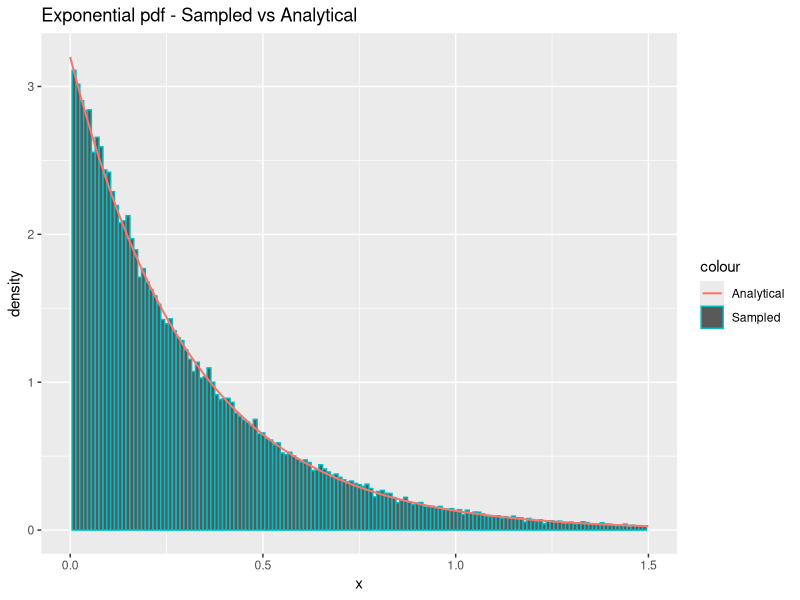
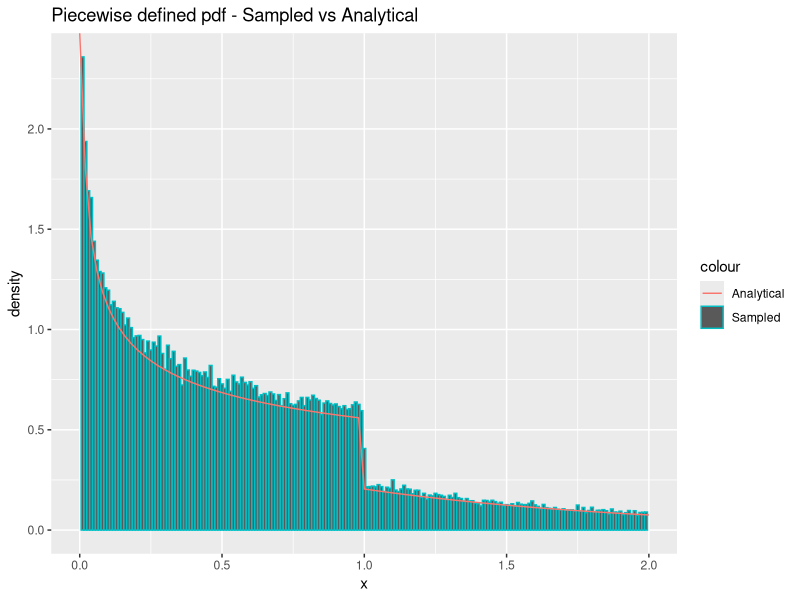
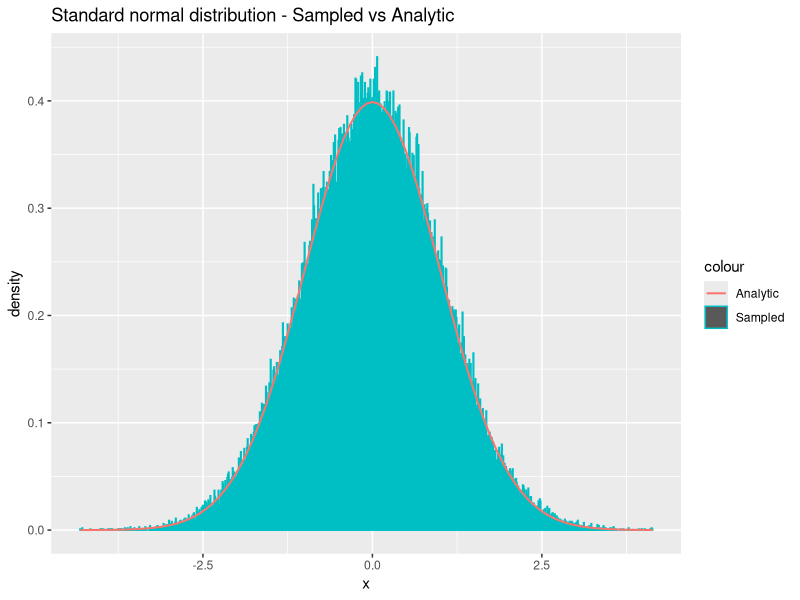
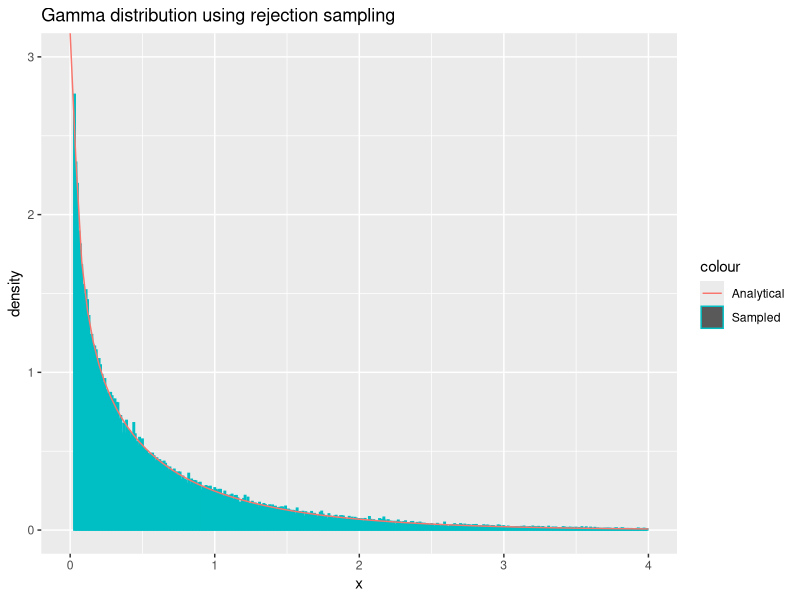
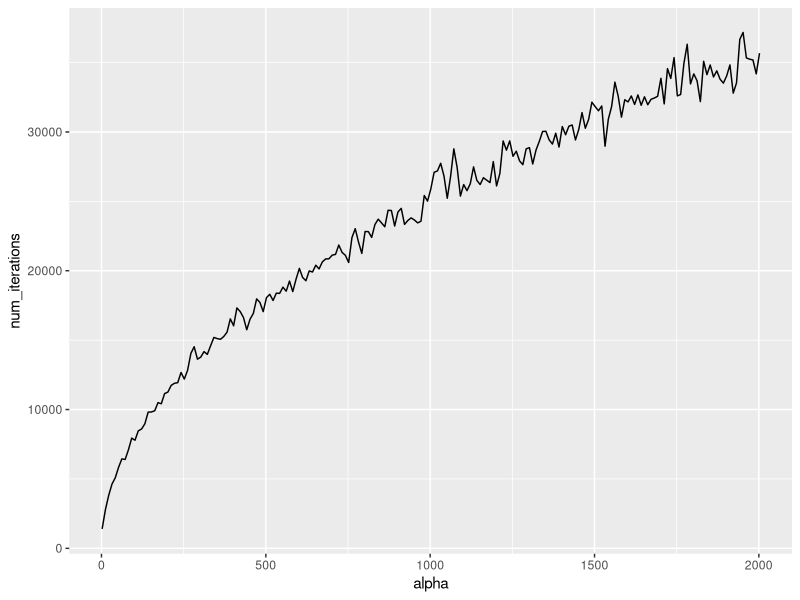

Generate these figures, in order, with R:
## ---- chunk 1
  sample_exponential = function(n, lambda) {
    uniforms = runif(n)
    return(exponentials = -1/lambda * log(uniforms))
  }
## ---- chunk 2
  n = 100000
  lambda = 3.2
  
  x = sample_exponential(n, lambda)
  cat('Theoretical mean:', 1/lambda, '\n')
  cat('Sample mean:', mean(x), '\n----\n')
  cat('Theoretical variance:', 1/lambda^2, '\n')
  cat('Sample variance:', var(x), '\n')
## ---- chunk 3
  library(ggplot2)
  df = data.frame(theo=seq(0,max(x),length.out=n), x=x)
  ggplot(df, aes(x=x)) +
    geom_histogram(aes(y = ..density.., color = "Sampled"), binwidth=0.01) +
    stat_function(fun=dexp,geom = "line",size=0.7,args=(mean=lambda),aes(color="Analytical")) +
    ggtitle("Exponential pdf - Sampled vs Analytical") +
    labs(x='x', y='density') +
    xlim(0, 1.5)
## ---- chunk 4
  density_g = function(x, alpha) {
    c = alpha*exp(1)/(alpha + exp(1))
    density = vector(length = length(x))
    density[x < 1.] = c*x[x<1.]^(alpha-1)
    density[x >= 1.] = c*exp(-x[x>=1.])
    return(as.double(density))
  }


  sample_g = function(n, alpha) {
    c = (alpha * exp(1)) / (alpha + exp(1))
    u = runif(n)
    samples = vector(length=length(u))
    samples[u < c/alpha] = (alpha/c*u[u < c/alpha])^(1/alpha)
    samples[u >= c/alpha] = log(c / (1 - u[u >= c/alpha]))
    return(samples)
  }
## ---- chunk 5
  n=100000
  alpha = 0.7
  x = sample_g(n, alpha)
  cat("Empirical mean:", mean(x), "\n")
  c = (alpha * exp(1)) / (alpha + exp(1))
  cat("Theoretical mean:", c/(alpha+1) + 2 * c / exp(1), "\n")
  cat("----\n")
  cat("Empirical variance:", var(x), "\n")
  cat("Theoretical variance:", c/(alpha+2) + 5*c/exp(1) - (c/(alpha+1) + 2*c/exp(1))^2)
## ---- chunk 6
  library(ggplot2)
  df <- data.frame(theo=seq(0,max(x),length.out=n), x=x)
  ggplot(df, aes(x = x)) +
    geom_histogram(aes(y = ..density.., color = "Sampled"), binwidth=0.01) +
    stat_function(fun=density_g,geom = "line",size=0.5,args=(mean=alpha),aes(color="Analytical")) + 
    xlim(0, 2) + 
    ggtitle("Piecewise defined pdf - Sampled vs Analytical") + labs(x='x', y='density')
## ---- chunk 7
  # TODO: only works with even n
  sample_standard_normal = function(n) {
    x_1 = runif(n/2, 0, 2*pi)
    x_2 = sample_exponential(n/2, lambda=1/2)
    y_1 = sqrt(x_2) * cos(x_1)
    y_2 = sqrt(x_2) * sin(x_1)
    return(c(y_1, y_2))
  }
## ---- chunk 8
  n = 100000
  y = sample_standard_normal(n)
  
  cat("Empirical mean:", mean(y), "\n")
  cat("Theoretical mean:", 0, '\n')
  cat("----\n")
  cat("Empirical variance:", var(y), "\n")
  cat("Theoretical variance:", 1, "\n")

## ---- chunk 9
  library(ggplot2)
  df = data.frame(theo=seq(0,max(x),length.out=n), x=y)
  ggplot(df, aes(x=y)) +
    geom_histogram(aes(y = ..density.., color = "Sampled"), binwidth=0.01) +
    stat_function(fun=dnorm,geom = "line",size=0.7,args=list(0,1),aes(color="Analytic")) +
    ggtitle("Standard normal distribution - Sampled vs Analytic") +
    labs(x='x', y='density')
## ---- chunk 10
sample_normal_d = function(d, mu, sigma) {
  x = sample_standard_normal(d)
  y <- mu + t(chol(sigma))%*%x
  return(y)
}
## ---- chunk 11

d = 2
n = 100000
mu = c(1.5, 3)
sigma = matrix(c(5,7,7,10),ncol=d,nrow=d)
samples = matrix(NA, ncol=d, nrow=n)
for (i in 1:n){
  samples[i,] = sample_normal_d(d,mu,sigma) # Draw n samples
}

average = apply(samples, 2, mean)
print("Mean vector:")
print.data.frame(data.frame(average))
covmat = cov(samples)
print("Covariance matrix:")
print.data.frame(data.frame(covmat))
## ---- chunk 12
  density_f = function(x, alpha) {
    return(dgamma(x, alpha, rate=1))
  }
  
  sample_f_small = function(n, alpha) {
    c = (1/alpha + exp(-1)) / gamma(alpha)
    samples = vector()
    repeat {
      num_missing_samples = n - length(samples)
      
      x = sample_g(as.integer(num_missing_samples*c), alpha)
      
      acceptance_probs = density_f(x, alpha) / (c * density_g(x, alpha))
      u = runif(as.integer(num_missing_samples*c))
      samples = c(samples, x[u <= acceptance_probs])
      if(length(samples) >= n) {
        break
      }
    }
    # Do not return excess samples:
    return(samples[0:n])
  }
## ---- chunk 13
  n = 100000
  alpha = 0.6
  x = sample_f_small(n, alpha)
  cat("Theoretical mean:", alpha, "\n")
  cat("Sample mean:", mean(x), "\n")
  cat("----", "\n")
  
  cat("Theoretical variance:", alpha, "\n")
  cat("Sample variance:", var(x), "\n")
## ---- chunk 14
  n = 100000
  alpha = 0.6
  x = sample_f_small(n, alpha)
  df = data.frame(x)
  ggplot(df, aes(x = x)) +
    geom_histogram(aes(y = ..density.., color = "Sampled"), binwidth=0.01) +
    stat_function(fun=dgamma,geom = "line",size=0.5,args=(alpha=alpha),aes(color="Analytical")) +
    xlim(0, 4) + ylim(0, 3) + 
    ggtitle("Gamma distribution using rejection sampling") + labs(x='x', y='density')
## ---- chunk 15
sample_f_large = function(n, alpha) {
  loga = (alpha - 1)/2 * (log(alpha - 1) - 1)
  logbp = (alpha + 1)/2 * (log(alpha + 1) - 1)
  
  samples = vector()
  num_iterations = 0
  
  while(length(samples) < n) {
    num_iterations = num_iterations + 1
    
    # Sample in log-scale
    log_x1 = loga + log(runif(1))
    log_x2 = logbp + log(runif(1))
    
    if(2*log_x1 <= (alpha - 1)*(log_x2 - log_x1) - exp(log_x2 - log_x1)) {
      # Accept:
      samples = c(samples, exp(log_x2 - log_x1))
    }
  }
  
  return(list(samples=samples, num_iterations=num_iterations))
}
## ---- chunk 16
n = 10000
alpha = 50
samples = sample_f_large(n, alpha)$samples
cat("Theoretical mean:", alpha, "Sample mean:", mean(samples), "\n")
cat("Theoretical variance:", alpha, "Sample variance:", var(samples), "\n")
## ---- chunk 17
n = 1000
alpha = seq(2, 2002, 10)
num_iterations = vector()
for(a in alpha) {
  num_iterations = c(num_iterations, sample_f_large(n, a)$num_iterations)
}
df = data.frame(x=alpha, num_iterations=num_iterations)
ggplot(df, aes(x = alpha, y = num_iterations)) + geom_line()
## ---- chunk 18

#Estimate probability
n = 100000
x = sample_standard_normal(n)

hit_counter = 0
for (num in x) {
  if (num > 4) {
    hit_counter = hit_counter + 1
    
  }
}
est = hit_counter/length(x)
cat(est*100, " percent.")

#Calculate variance
confidence_interval = est + c(-1, 1)*qnorm(.975)*sqrt(var(x)/n)

cat("Confidence:", confidence_interval*100, "percent.")

## ---- chunk 19

#Function to be sampled from
dna_function = function(x) {
    return((2 + x)^125 * (1 - x)^38 * x^34)
}

#Find highest value of dna_function to set as max c
target_c = optimize(dna_function, c(0, 1), maximum = TRUE)

#Find normalizing constant
n_c = integrate(dna_function, 0, 1)

generate_samples = function(n) {
    samples = rep(NA, n)
    run_cnt = 0
    for (i in 1:n) {
        run_cnt = run_cnt + 1
        finish = 0
        while (done == 0) {
            x_sample = runif(1)  # Proposal sample
            a = dna_function(x_sample)/optimum$objective #Acceptance probability
            u = runif(1) #Used to determine acceptance
            # Accept if u<a(alpha)
            if (u <= a) {
                samples[i] = x_sample
                done = 1
            }
        }
    }
    return(list(samples = samples, iterations = run_cnt))
}
